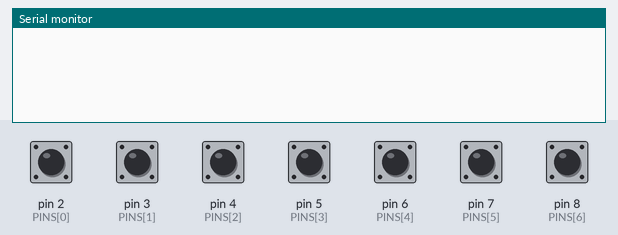
Bench run of a sketch on a simulated Arduino Uno, built with avr-gcc and run on an emulated ATmega328P. Parts: the last lines printed to the serial monitor. The test bench sets the inputs (shaded band); at power-on: pin 2 (PINS[0]), pin 3 (PINS[1]), pin 4 (PINS[2]), pin 5 (PINS[3]), pin 6 (PINS[4]), pin 7 (PINS[5]), pin 8 (PINS[6]) HIGH.

Above: at 1.2 s.
1.3 s: pin 2 (PINS[0]) pulled LOW for 0.15 s
At 2.6 s:
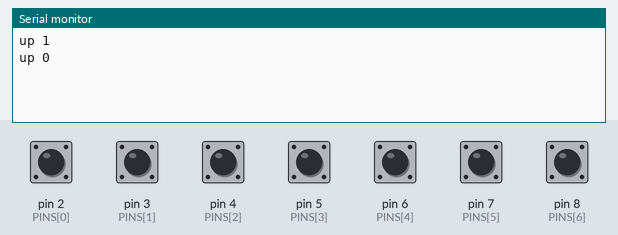
2.9 s: pin 3 (PINS[1]) pulled LOW for 0.15 s
At 3.9 s:
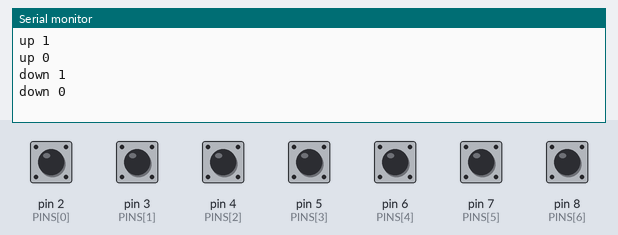
4.5 s: pin 4 (PINS[2]) pulled LOW for 0.15 s
At 5.1 s:
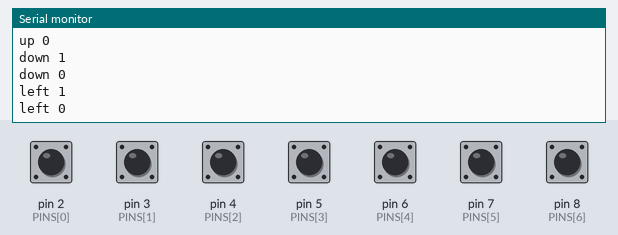
6.1 s: pin 5 (PINS[3]) pulled LOW for 0.15 s
At 7.4 s:
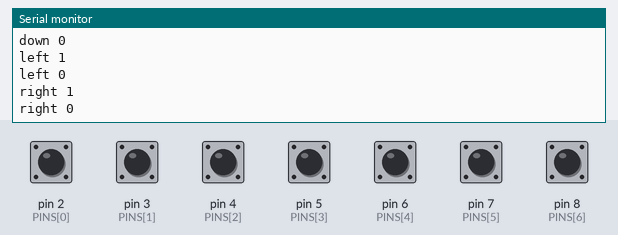
7.7 s: pin 6 (PINS[4]) pulled LOW for 0.15 s
At 8.8 s:
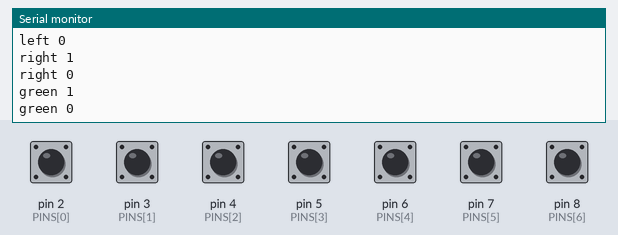
9.3 s: pin 7 (PINS[5]) pulled LOW for 0.15 s
At 10.0 s:
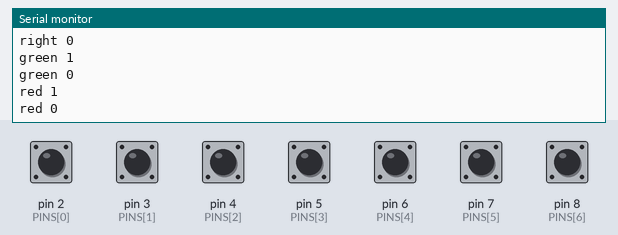

Measured:
- after the input at 1.3 s, the serial monitor: prints a new line at once (image 1)
- after the input at 2.9 s, the serial monitor: prints a new line at once (image 2)
- after the input at 4.5 s, the serial monitor: prints a new line at once (image 3)
- after the input at 6.1 s, the serial monitor: prints a new line at once (image 4)
- after the input at 7.7 s, the serial monitor: prints a new line at once (image 5)
- after the input at 9.3 s, the serial monitor: prints a new line at once (image 6)

The sketch:

buttons.ino
```cpp
// BMO front-panel buttons -> serial. Works on Uno, Nano, Pro Micro (and most Arduino boards).
// Wire each button between its pin and GND. No resistors needed (internal pull-ups).
const char* NAMES[] = {"up", "down", "left", "right", "green", "red", "triangle"};
const uint8_t PINS[] = { 2,    3,      4,      5,       6,       7,     8 };
const uint8_t N = 7;

bool last[N];
unsigned long changedAt[N];

void setup() {
  Serial.begin(115200);
  for (uint8_t i = 0; i < N; i++) {
    pinMode(PINS[i], INPUT_PULLUP);
    last[i] = false;
  }
}

void loop() {
  for (uint8_t i = 0; i < N; i++) {
    bool pressed = digitalRead(PINS[i]) == LOW;
    if (pressed != last[i] && millis() - changedAt[i] > 20) {   // 20 ms debounce
      last[i] = pressed;
      changedAt[i] = millis();
      Serial.print(NAMES[i]);
      Serial.println(pressed ? " 1" : " 0");                     // e.g. "green 1" / "green 0"
    }
  }
}
```
